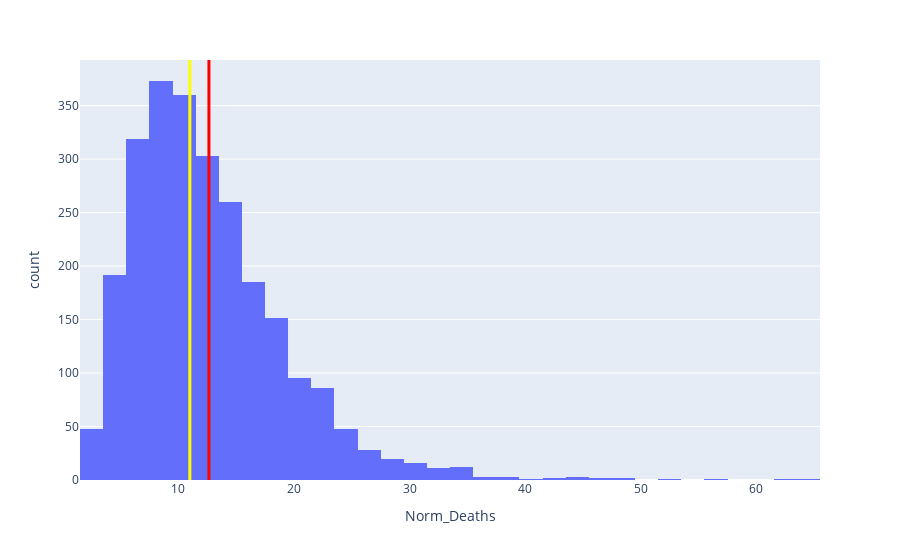

The code cell stored with this chart in its notebook:
### Markdown cell above
##### Add a vertical line to the histogram representing the mean Normalized Opioid Death for US. (From Method 1 - Using Plotly)

### Code cell
import plotly.express as px
fig = px.histogram(super_df, x="Norm_Deaths", nbins=40)
fig.add_vline(x=super_df["Norm_Deaths"].mean(),      # Add line for mean
              line_width=3,
              line_color="red")
fig.add_vline(x=super_df["Norm_Deaths"].median(),    # Add line for median
              line_width=3,
              line_color="yellow")
fig.show()

### Figure 1 — Plotly figure (JSON) as saved in the notebook; plotly's stock layout.template omitted (floating-point values rounded to 4 significant figures; data arrays with more than 128 entries replaced by an {"elided": "..."} marker saying what was removed)
{"data": [{"alignmentgroup": "True", "bingroup": "x", "hovertemplate": "Norm_Deaths=%{x}<br>count=%{y}<extra></extra>", "legendgroup": "", "marker": {"color": "#636efa", "pattern": {"shape": ""}}, "name": "", "nbinsx": 40, "offsetgroup": "", "orientation": "v", "showlegend": false, "type": "histogram", "x": {"elided": "2527 int values"}, "xaxis": "x", "yaxis": "y"}], "layout": {"barmode": "relative", "legend": {"tracegroupgap": 0}, "margin": {"t": 60}, "shapes": [{"line": {"color": "red", "width": 3}, "type": "line", "x0": 12.65, "x1": 12.65, "xref": "x", "y0": 0, "y1": 1, "yref": "y domain"}, {"line": {"color": "yellow", "width": 3}, "type": "line", "x0": 11, "x1": 11, "xref": "x", "y0": 0, "y1": 1, "yref": "y domain"}], "xaxis": {"anchor": "y", "domain": [0, 1], "title": {"text": "Norm_Deaths"}}, "yaxis": {"anchor": "x", "domain": [0, 1], "title": {"text": "count"}}}}
